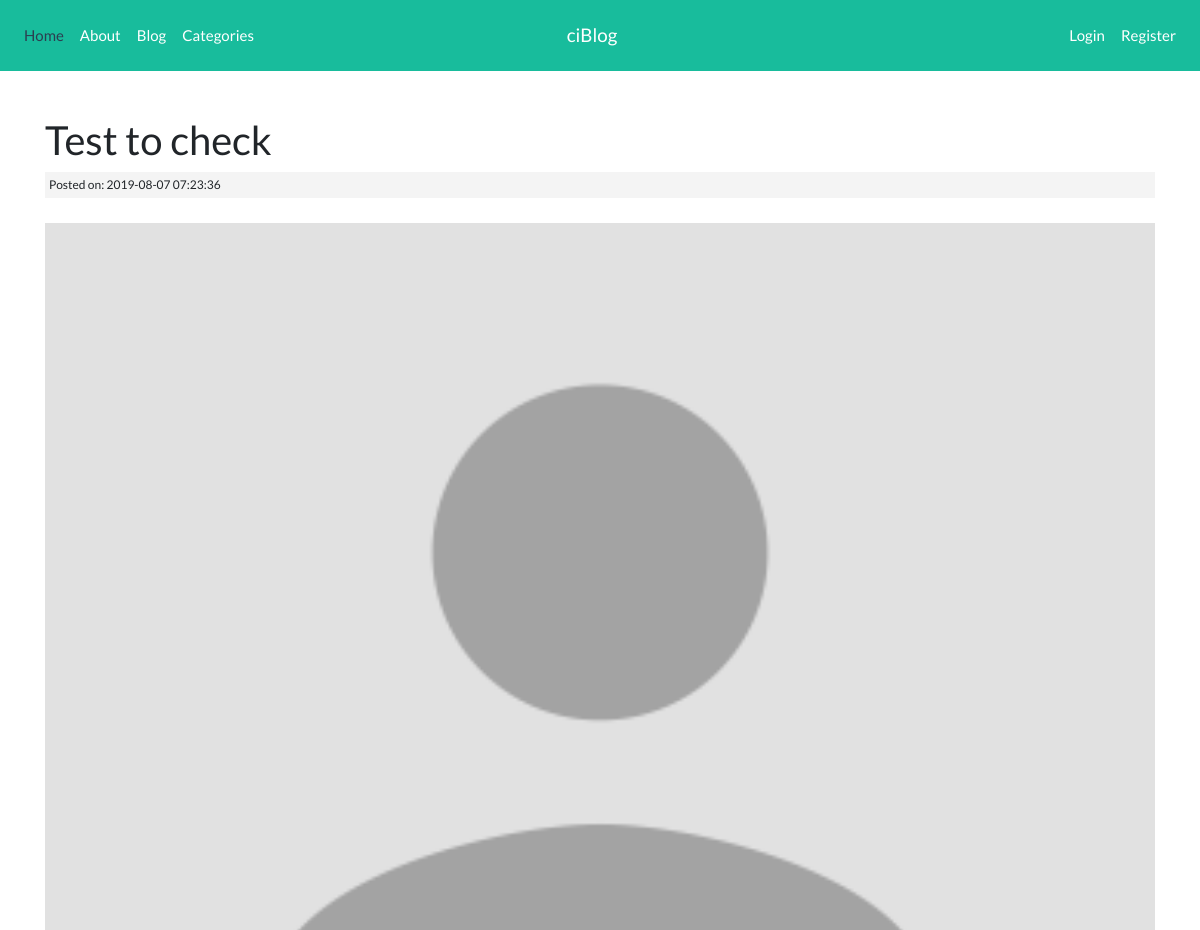
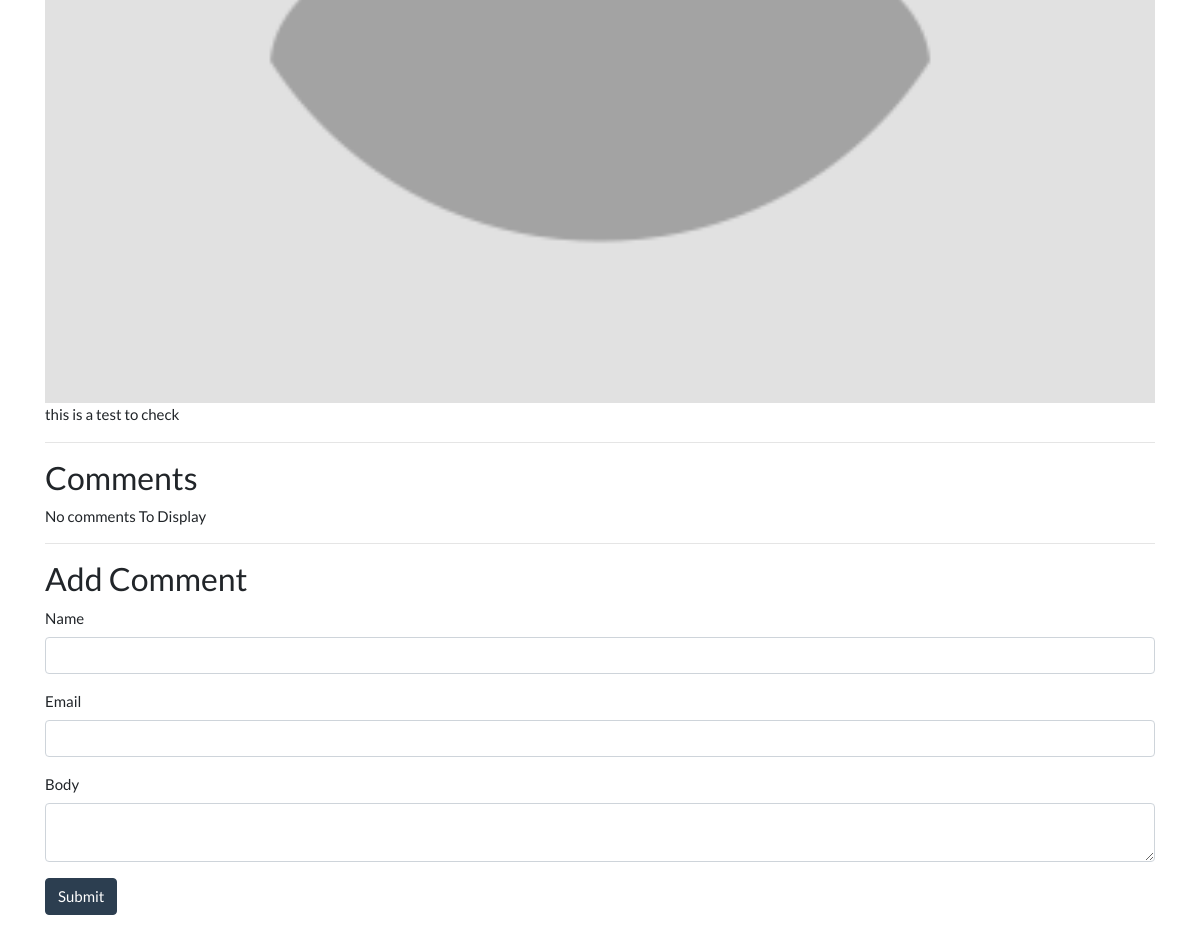
Page /posts/Test-to-check on the committed database (2 pictures, top to bottom).
### tables this page shows
CREATE TABLE `posts` (
  `id` int(11) NOT NULL,
  `category_id` int(11) NOT NULL,
  `user_id` int(11) NOT NULL,
  `title` varchar(255) NOT NULL,
  `slug` varchar(255) NOT NULL,
  `body` text NOT NULL,
  `post_image` varchar(255) NOT NULL,
  `created_at` timestamp NOT NULL DEFAULT CURRENT_TIMESTAMP ON UPDATE CURRENT_TIMESTAMP
);

### application/controllers/Posts.php (called while the page is built, shortened)
<?php
class Posts extends CI_Controller
{
	public function view($slug = NULL)
	{
		$data['post'] = $this->post_model->get_posts($slug);
		$post_id = $data['post']['id'];
		$data['comments'] = $this->comment_model->get_comments($post_id);
		$data['title'] = $data['post']['title'];
		$this->load->view('templates/header');
		$this->load->view('posts/view', $data);
		$this->load->view('templates/footer');
	}
}

### index.php (called while the page is built, shortened)
<?php
require_once BASEPATH.'core/CodeIgniter.php';

### application/models/Post_model.php (called while the page is built, shortened)
<?php
class Post_model extends CI_Model {
	public function get_posts($slug = FALSE, $limit = FALSE, $offset = FALSE ){
		$query = $this->db->get_where('posts', array('slug' => $slug));
		return $query->row_array();
	}
}

### application/views/posts/view.php (the view, shortened to what this page needs)
<h2><?php echo $post['title']; ?></h2>
<small class="post-date">Posted on: <?php echo $post['created_at'];?></small><br>
<img class="post-thumb" src="<?php echo site_url(); ?>assets/images/posts/<?php echo $post['post_image']; ?>">
<div class="post-body">
	<?php echo $post['body']; ?>
</div>
<hr>
<h3>Comments</h3>
<?php if ($comments) : ?>
	<?php foreach ($comments as $comment) : ?>
		<div class="wel">
			<h5><?php echo $comment['body'];?> [by <strong><?php echo $comment['name'];?> </strong>]</h5>
		</div>
<?php endforeach;?>
<?php else : ?>
<p>No comments To Display</p>
<?php endif;?>
<hr>
<h3>Add Comment</h3>
<?php echo form_open('comments/create/'.$post['id']); ?>
<div class="form-group">
<label>Name</label>
	<input type="text" name="name" class="form-control">
</div>
<div class="form-group">
	<label>Email</label>
	<input type="text" name="email" class="form-control">
</div>
<div class="form-group">
	<label>Body</label>
	<textarea name="body" class="form-control"></textarea>
</div>
<button class="btn btn-primary" type="submit">Submit</button>
</form>

### assets/css/style.css (style rules this page uses)
.post-date { background: #f4f4f4; padding: 4px; margin: 3px 0; display: block; }
.post-thumb { width: 100%; }

### rows in the picture
posts: title "Test to check", created_at "2019-08-07 07:23:36", post_image (placeholder picture), body "this is a test to check"
